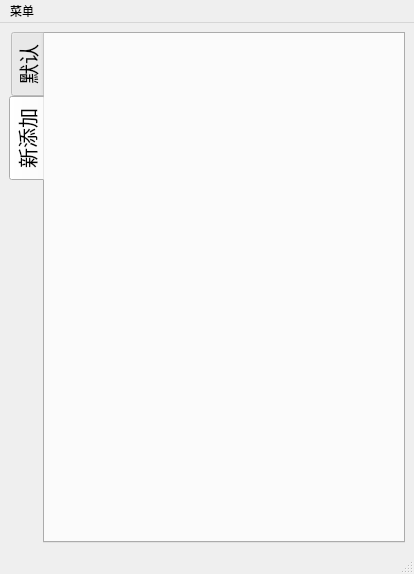
<?xml version="1.0" encoding="UTF-8"?>
<ui version="4.0">
 <class>MainWindow</class>
 <widget class="QMainWindow" name="MainWindow">
  <property name="geometry">
   <rect>
    <x>0</x>
    <y>0</y>
    <width>414</width>
    <height>571</height>
   </rect>
  </property>
  <property name="sizePolicy">
   <sizepolicy hsizetype="Maximum" vsizetype="Maximum">
    <horstretch>0</horstretch>
    <verstretch>0</verstretch>
   </sizepolicy>
  </property>
  <property name="windowTitle">
   <string>MainWindow</string>
  </property>
  <widget class="QWidget" name="centralwidget">
   <property name="sizePolicy">
    <sizepolicy hsizetype="Expanding" vsizetype="Expanding">
     <horstretch>0</horstretch>
     <verstretch>0</verstretch>
    </sizepolicy>
   </property>
   <layout class="QHBoxLayout" name="horizontalLayout">
    <item>
     <widget class="QTabWidget" name="MainPage">
      <property name="minimumSize">
       <size>
        <width>396</width>
        <height>511</height>
       </size>
      </property>
      <property name="maximumSize">
       <size>
        <width>396</width>
        <height>511</height>
       </size>
      </property>
      <property name="font">
       <font>
        <pointsize>15</pointsize>
        <bold>false</bold>
        <hintingpreference>PreferDefaultHinting</hintingpreference>
       </font>
      </property>
      <property name="layoutDirection">
       <enum>Qt::LayoutDirection::LeftToRight</enum>
      </property>
      <property name="tabPosition">
       <enum>QTabWidget::TabPosition::West</enum>
      </property>
      <property name="tabShape">
       <enum>QTabWidget::TabShape::Rounded</enum>
      </property>
      <property name="currentIndex">
       <number>1</number>
      </property>
      <property name="iconSize">
       <size>
        <width>32</width>
        <height>32</height>
       </size>
      </property>
      <property name="elideMode">
       <enum>Qt::TextElideMode::ElideLeft</enum>
      </property>
      <property name="tabBarAutoHide">
       <bool>true</bool>
      </property>
      <widget class="QWidget" name="tab">
       <property name="layoutDirection">
        <enum>Qt::LayoutDirection::LeftToRight</enum>
       </property>
       <attribute name="title">
        <string>默认</string>
       </attribute>
      </widget>
      <widget class="QWidget" name="tab_2">
       <property name="enabled">
        <bool>true</bool>
       </property>
       <property name="sizePolicy">
        <sizepolicy hsizetype="Fixed" vsizetype="Fixed">
         <horstretch>0</horstretch>
         <verstretch>0</verstretch>
        </sizepolicy>
       </property>
       <property name="baseSize">
        <size>
         <width>0</width>
         <height>0</height>
        </size>
       </property>
       <attribute name="title">
        <string>新添加</string>
       </attribute>
      </widget>
     </widget>
    </item>
   </layout>
  </widget>
  <widget class="QMenuBar" name="menubar">
   <property name="geometry">
    <rect>
     <x>0</x>
     <y>0</y>
     <width>414</width>
     <height>22</height>
    </rect>
   </property>
   <widget class="QMenu" name="menu">
    <property name="title">
     <string>菜单</string>
    </property>
   </widget>
   <addaction name="menu"/>
  </widget>
  <widget class="QStatusBar" name="statusbar"/>
 </widget>
 <resources/>
 <connections/>
</ui>
